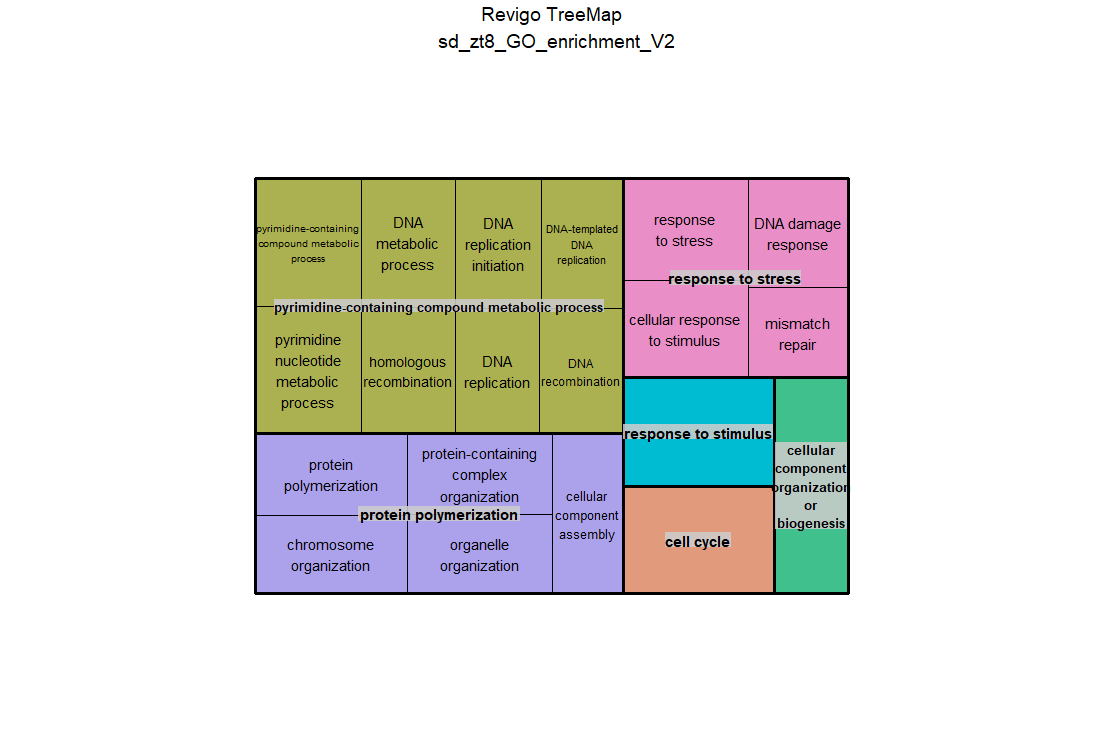

Here is the R script that generated this plot:
# A treemap R script produced by the Revigo server at http://revigo.irb.hr/
# If you found Revigo useful in your work, please cite the following reference:
# Supek F et al. "REVIGO summarizes and visualizes long lists of Gene Ontology
# terms" PLoS ONE 2011. doi:10.1371/journal.pone.0021800

# author: Anton Kratz <anton.kratz@gmail.com>, RIKEN Omics Science Center, Functional Genomics Technology Team, Japan
# created: Fri, Nov 02, 2012  7:25:52 PM
# last change: Fri, Nov 09, 2012  3:20:01 PM

# -----------------------------------------------------------------------------
# If you don't have the treemap package installed, uncomment the following line:
# install.packages( "treemap" );
library(treemap) 								# treemap package by Martijn Tennekes

# Set the working directory if necessary
# setwd("C:/Users/username/workingdir");

# --------------------------------------------------------------------------
# Here is your data from Revigo. Scroll down for plot configuration options.

revigo.names <- c("term_ID","description","frequency","uniqueness","dispensability","representative");
revigo.data <- rbind(c("GO:0006950","response to stress",4.90663876400189,0.7776615592012387,-0,"response to stress"),
c("GO:0006298","mismatch repair",0.15569186687613623,0.5471141850604584,0.66277719,"response to stress"),
c("GO:0006974","DNA damage response",2.609069457039582,0.6700281701086955,0.49168104,"response to stress"),
c("GO:0051716","cellular response to stimulus",12.016805727629972,0.7359868808335296,0.63796693,"response to stress"),
c("GO:0007049","cell cycle",1.795399173617054,0.9781662467167223,0,"cell cycle"),
c("GO:0050896","response to stimulus",14.674014998147983,1,-0,"response to stimulus"),
c("GO:0051258","protein polymerization",0.13128435279441755,0.7521708175018378,0.00917386,"protein polymerization"),
c("GO:0006996","organelle organization",3.543576559632832,0.6954556970519845,0.67595103,"protein polymerization"),
c("GO:0022607","cellular component assembly",2.5732697740112993,0.6884577994014976,0.64626874,"protein polymerization"),
c("GO:0043933","protein-containing complex organization",2.6611873826523444,0.704209106303546,0.58680598,"protein polymerization"),
c("GO:0051276","chromosome organization",1.2297688384231882,0.726090646680743,0.42677248,"protein polymerization"),
c("GO:0071840","cellular component organization or biogenesis",9.440442605554349,0.9728246110388036,0.01532138,"cellular component organization or biogenesis"),
c("GO:0072527","pyrimidine-containing compound metabolic process",0.9993809312454497,0.8259368262700395,0.01133261,"pyrimidine-containing compound metabolic process"),
c("GO:0006220","pyrimidine nucleotide metabolic process",0.6361387139761323,0.8165329822918894,0.20290403,"pyrimidine-containing compound metabolic process"),
c("GO:0006259","DNA metabolic process",5.803533415077551,0.7395098295246018,0.27869458,"pyrimidine-containing compound metabolic process"),
c("GO:0006260","DNA replication",1.444034747678592,0.6372142027738956,0.45108594,"pyrimidine-containing compound metabolic process"),
c("GO:0006261","DNA-templated DNA replication",0.5186580111461646,0.6492354245060782,0.5645601,"pyrimidine-containing compound metabolic process"),
c("GO:0006270","DNA replication initiation",0.12078027409857843,0.6836181892387343,0.69721437,"pyrimidine-containing compound metabolic process"),
c("GO:0006310","DNA recombination",1.6570433606239807,0.633041117236428,0.6432088,"pyrimidine-containing compound metabolic process"),
c("GO:0035825","homologous recombination",0.04754110094985078,0.7198675318257983,0.15996597,"pyrimidine-containing compound metabolic process"));

stuff <- data.frame(revigo.data);
names(stuff) <- revigo.names;

stuff$frequency <- as.numeric( as.character(stuff$frequency) );
stuff$uniqueness <- as.numeric( as.character(stuff$uniqueness) );
stuff$dispensability <- as.numeric( as.character(stuff$dispensability) );

# check the tmPlot command documentation for all possible parameters - there are a lot more
treemap(
  stuff,
  index = c("representative","description"),
  vSize = "uniqueness",
  type = "categorical",
  vColor = "representative",
  title = "Revigo TreeMap
  sd_zt8_GO_enrichment_V2",
  inflate.labels = FALSE,      # set this to TRUE for space-filling group labels - good for posters
  lowerbound.cex.labels = 0,   # try to draw as many labels as possible (still, some small squares may not get a label)
  position.legend = "none"
)

dev.off()
